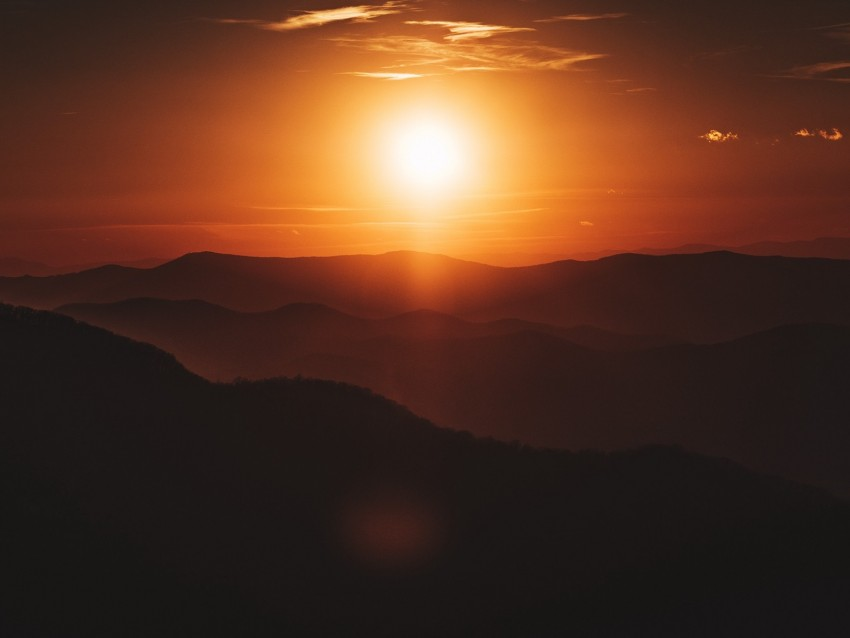
#> input picture fichier_ipynb/data/sun.jpg, 850 x 638 px
$ jupyter execute f_image_analysis.ipynb
#> lines starting #> are read from the running program, lines starting #| are printed output that depends on the picture; long printed decimals are rounded
# Analyse d'images : localisation de points brillants

Ce chapitre explore différentes stratégies pour localiser les points les plus brillants d'une image. Ces techniques sont essentielles pour le traitement d'images en microscopic, astronomie et vision par ordinateur.

---

## Stratégies de localisation

- **Maximum global** : trouver le pixel le plus brillant (rapide mais peu robuste)
- **Centre de masse pondéré** : calculer le barycentre des intensités (plus robuste)
- **Ajustement gaussien** : modéliser la distribution des intensités comme gaussienne
- **Seuillage** : isoler les régions brillantes et trouver leur centre
- **Ajustement de cercle** : adapter un cercle aux régions détectées

[cell 1]
# Importation des bibliothèques
import imageio as iio
import numpy as np
import matplotlib.pyplot as plt
from scipy import optimize

# Charger une image en niveaux de gris (moyenne des canaux RGB)
data = np.average(iio.imread('data/sun.jpg'), axis=-1)
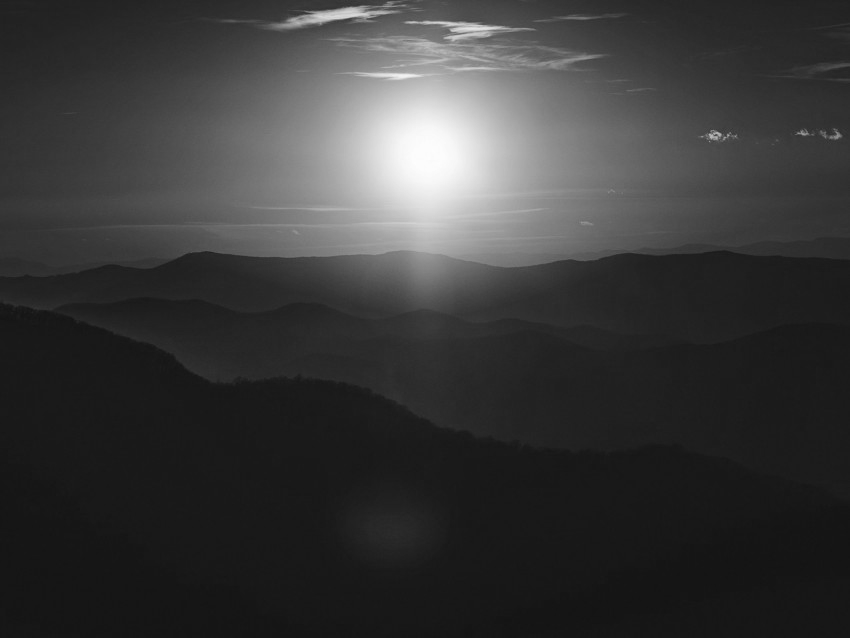
#> data: shape (638, 850) float64; min 19.67, max 253, mean 57.6
# Alternative : data = np.average(iio.imread('moon.png'), axis=-1)

print('Dimensions de l\'image:', data.shape)
#| Dimensions de l'image: (638, 850)
print('Gamme de valeurs:', np.min(data), 'à', np.max(data))
#| Gamme de valeurs: 19.667 à 253.0

---

## Méthode 1 : maximum global

Trouver le pixel avec l'intensité maximale. C'est la méthode la plus simple mais peu robuste face au bruit.

`np.argmax()` retourne l'index du maximum dans un tableau aplati. `np.unravel_index()` le convertit en coordonnées 2D.

[cell 2]
# Trouver le pixel avec la plus haute intensité
fig, ax = plt.subplots(figsize=(8, 8))
ax.imshow(data, cmap='gray')

# argmax retourne l'index du maximum dans le tableau aplati
max_index = data.argmax()
#> max_index = 127082
# unravel_index convertit l'index 1D en coordonnées 2D (x, y)
x, y = np.unravel_index(max_index, data.shape)
#> x = 149; y = 432

# Marquer le point trouvé sur l'image
ax.plot([y], [x], marker='o', markersize=5, color='red')
ax.set_title(f"Maximum global : ({y}, {x})")
ax.set_xlabel("X")
ax.set_ylabel("Y")

plt.show()
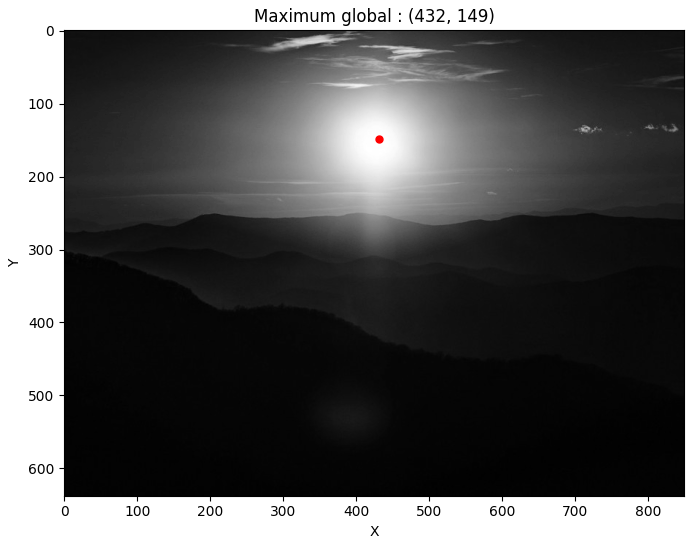
#> figure drawn by matplotlib, 1 panel

print(f"Position du maximum : x={y}, y={x}")
#| Position du maximum : x=432, y=149
print(f"Intensité maximale : {data[x, y]:.2f}")
#| Intensité maximale : 253.00

---

## Méthode 2 : centre de masse pondéré

Calculer le barycentre en utilisant les intensités comme poids. Cela donne une meilleure localisation que le maximum global, en particulier pour les distributions étendues.

`np.average()` avec le paramètre `weights` calcule la moyenne pondérée.

[cell 3]
# Calculer le centre de masse pondéré par les intensités
fig, ax = plt.subplots(figsize=(8, 8))
ax.imshow(data, cmap='gray')

# Normaliser l'image entre 0 et 1 pour les poids
data_normalized = data.copy() / np.max(data)

# Obtenir toutes les coordonnées (x, y)
positions = np.where(data)
#> positions = 542300 positions, rows 0 to 637, columns 0 to 849

# Calculer la moyenne pondérée des positions
# weights utilise les intensités pour pondérer le calcul
x_center = int(np.average(positions[0], weights=data[positions]))
#> x_center = 228
y_center = int(np.average(positions[1], weights=data[positions]))
#> y_center = 424

ax.plot([y_center], [x_center], marker='o', markersize=5, color='red')
ax.set_title(f"Centre de masse pondéré : ({y_center}, {x_center})")
ax.set_xlabel("X")
ax.set_ylabel("Y")

plt.show()

print(f"Position du centre de masse : x={y_center}, y={x_center}")
#| Position du centre de masse : x=424, y=228
print(f"Intensité au centre : {data[x_center, y_center]:.2f}")
#| Intensité au centre : 197.67

---

## Méthode 3 : ajustement gaussien

Modéliser les profils d'intensité selon les axes X et Y comme des distributions gaussiennes. Cela permet d'estimer le centre avec sub-pixel accuracy.

Pour chaque axe, on calcule la somme des intensités et on ajuste une gaussienne.

[cell 4]
# Définir la fonction gaussienne à ajuster
def gaussian(x, *p):
    # Paramètres : amplitude A, centre mu, écart-type sigma
    A, mu, sigma = p
    return A * np.exp(-(x - mu)**2 / (2.0 * sigma**2))

# Convertir l'image en float pour les calculs
data_float = data.astype(float)

# Créer une figure avec 4 sous-graphiques
fig, axs = plt.subplots(2, 2, figsize=(16, 10))

# Afficher l'image originale
im = axs[0, 0].imshow(data_float, cmap='gray')
axs[0, 0].set_title("Image originale")

# Analyse selon l'axe Y (sommation sur les colonnes)
x_axis = np.arange(data.shape[0])
#> x_axis = 638 values from 0 to 637
# Calculer la somme des intensités au carré pour chaque ligne
intensity_y = np.sum(data_float**2, axis=1)
#> intensity_y = 638 values, max 15507220.1 at index 153, min 424285.9 at index 637, mean 4790021.5

axs[0, 1].plot(intensity_y, x_axis[::-1])
axs[0, 1].set_title("Profil d'intensité (axe Y)")
axs[0, 1].set_ylabel("Position Y")

# Ajuster une gaussienne au profil Y
coeff_y, _ = optimize.curve_fit(gaussian, x_axis, intensity_y, p0=[1.0, 0.0, 1.0])
#> coeff_y = [15483508.4, 156.1, 76.08]
axs[0, 1].plot(gaussian(x_axis, *coeff_y), x_axis[::-1], 'r-', label='Ajustement gaussien')
axs[0, 1].legend()

# Analyse selon l'axe X (sommation sur les lignes)
y_axis = np.arange(data.shape[1])
#> y_axis = 850 values from 0 to 849
# Calculer la somme des intensités au carré pour chaque colonne
intensity_x = np.sum(data_float**2, axis=0)
#> intensity_x = 850 values, max 11750643.2 at index 428, min 793828.1 at index 0, mean 3595333.8

axs[1, 0].plot(y_axis, intensity_x)
axs[1, 0].set_title("Profil d'intensité (axe X)")
axs[1, 0].set_xlabel("Position X")

# Ajuster une gaussienne au profil X
coeff_x, _ = optimize.curve_fit(gaussian, y_axis, intensity_x, p0=[1.0, 0.0, 1.0])
#> coeff_x = [10078669.3, 425.8, -107.2]
axs[1, 0].plot(y_axis, gaussian(y_axis, *coeff_x), 'r-', label='Ajustement gaussien')
axs[1, 0].legend()

# Extraire les paramètres d'ajustement
x_center_gaussian = int(coeff_x[1])  # Centre selon X
#> x_center_gaussian = 425
y_center_gaussian = int(coeff_y[1])  # Centre selon Y
#> y_center_gaussian = 156

# Marquer le centre sur l'image
axs[0, 0].plot([x_center_gaussian], [y_center_gaussian], marker='o', markersize=8, color='red')
axs[1, 1].axis('off')

fig.tight_layout()
plt.show()
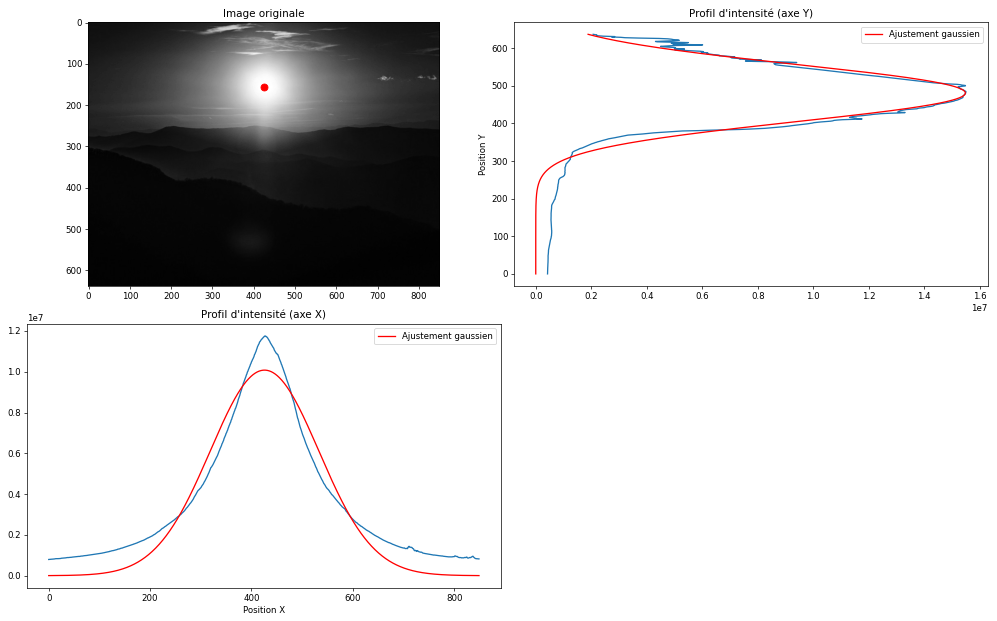
#> figure drawn by matplotlib, 3 panels; panel 3: curve peaks at x = 428, y = 11750643.2; panel 3: curve peaks at x = 426, y = 10078656

print(f"Position par ajustement gaussien : x={x_center_gaussian}, y={y_center_gaussian}")
#| Position par ajustement gaussien : x=425, y=156

---

## Méthode 4 : seuillage simple

Appliquer un seuil pour isoler les pixels brillants, puis calculer le centre de masse de la région masquée. C'est rapide et efficace si la région brillante est bien définie.

[cell 5]
# Seuillage simple : garder seulement les pixels très brillants
fig, ax = plt.subplots(figsize=(8, 8))
ax.imshow(data, cmap='gray')

# Créer un masque des pixels au-dessus d'un seuil (150)
threshold = 150
data_masked = data.copy()
data_masked[data < threshold] = 0
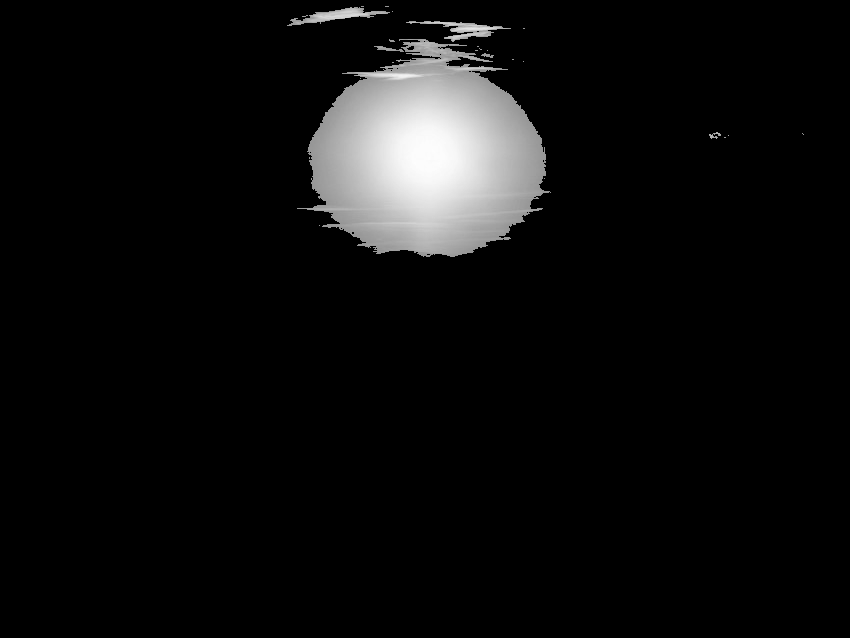
#> data_masked: shape (638, 850) float64; min 0, max 253, mean 13.7

# Obtenir les coordonnées des pixels au-dessus du seuil
positions = np.argwhere(data_masked)
#> positions = 38763 pairs, first value 6 to 256, second value 287 to 803

# Calculer le centre de masse du masque
x_center_threshold = int(np.average(positions[:, 0]))
#> x_center_threshold = 151
y_center_threshold = int(np.average(positions[:, 1]))
#> y_center_threshold = 425

ax.plot([y_center_threshold], [x_center_threshold], marker='o', markersize=8, color='red')
ax.set_title(f"Seuillage simple (seuil={threshold}) : ({y_center_threshold}, {x_center_threshold})")

plt.show()
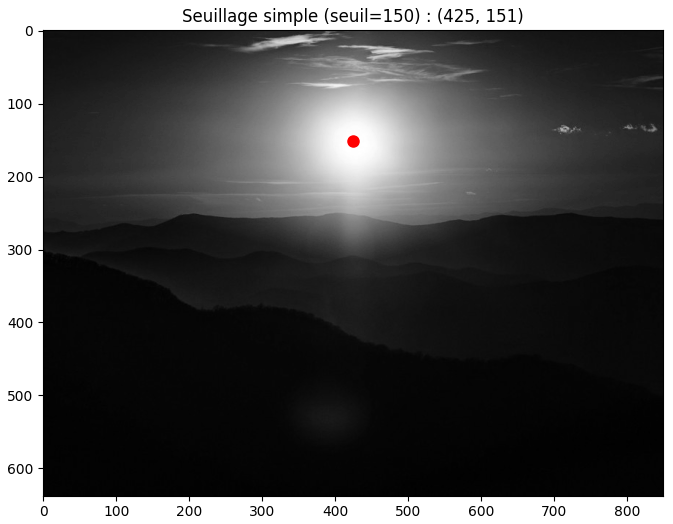
#> figure drawn by matplotlib, 1 panel

print(f"Position par seuillage : x={y_center_threshold}, y={x_center_threshold}")
#| Position par seuillage : x=425, y=151
print(f"Nombre de pixels au-dessus du seuil : {len(positions)}")
#| Nombre de pixels au-dessus du seuil : 38763

$ run again, with fichier_ipynb/data/moon.png saved as fichier_ipynb/data/sun.jpg
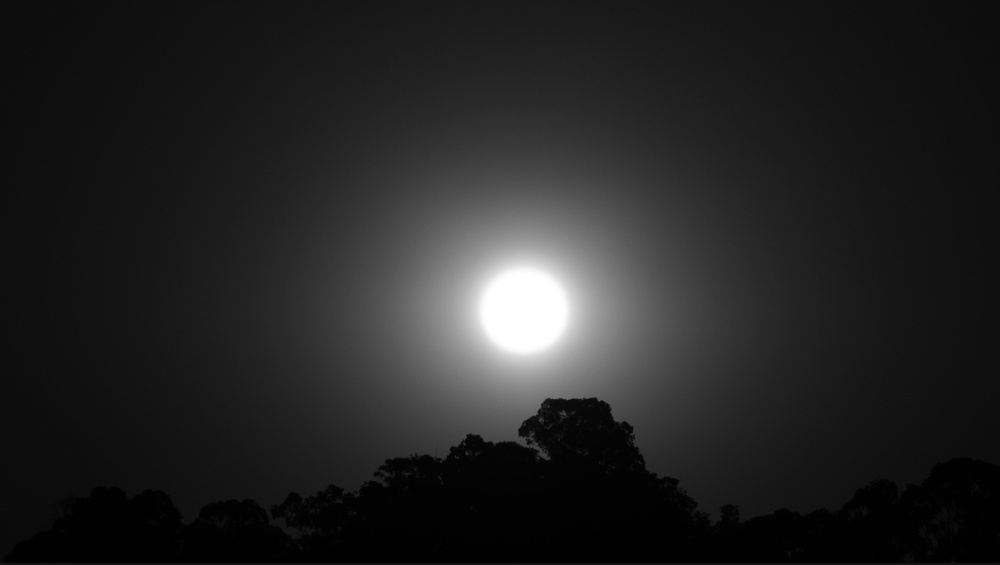
#> input picture fichier_ipynb/data/moon.png, 1000 x 565 px, shrunk from 1298 x 734 before the run
#| Dimensions de l'image: (565, 1000)
#| Gamme de valeurs: 0.0 à 255.0
#> max_index = 274520
#> x = 274; y = 520
#| Position du maximum : x=520, y=274
#| Intensité maximale : 255.00
#> `positions = np.where(data)`: positions = 562850 positions, rows 0 to 564, columns 0 to 999
#> x_center = 267
#> y_center = 511
#| Position du centre de masse : x=511, y=267
#| Intensité au centre : 225.00
#> intensity_y = 565 values, max 10799402 at index 310, min 2278 at index 561, mean 2949670
#> coeff_y = [10483947.9, 307.7, 58.16]
#> intensity_x = 1000 values, max 9252025 at index 517, min 96798 at index 1, mean 1666563.5
#> coeff_x = [8549027.2, 521.4, 66.12]
#> x_center_gaussian = 521
#> y_center_gaussian = 307
#| Position par ajustement gaussien : x=521, y=307
#> `data_masked[data < threshold] = 0`:
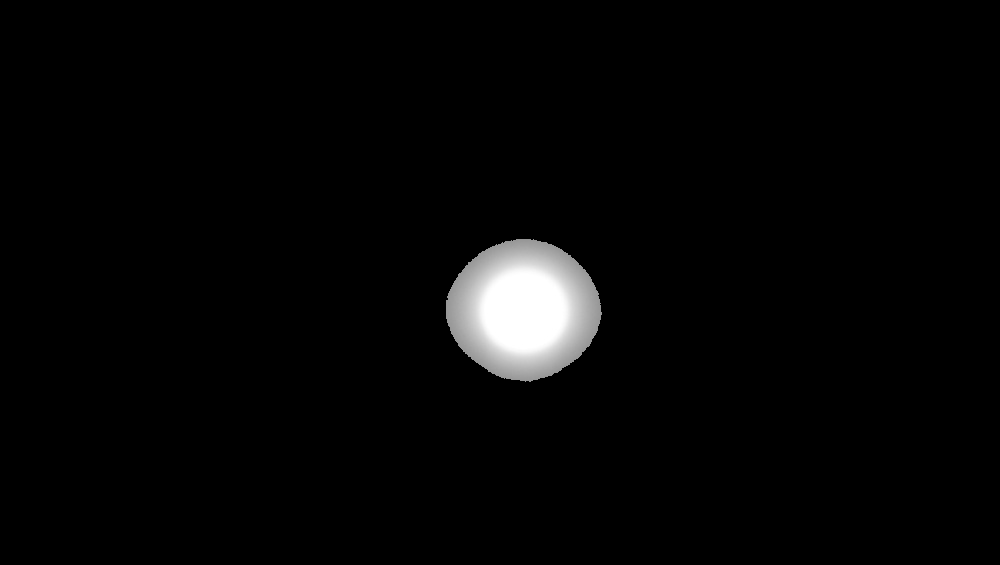
#> data_masked: shape (565, 1000) float64; min 0, max 255, mean 6.1
#> `positions = np.argwhere(data_masked)`: positions = 16747 pairs, first value 239 to 381, second value 446 to 601
#> x_center_threshold = 309
#> y_center_threshold = 523
#> `plt.show()`:
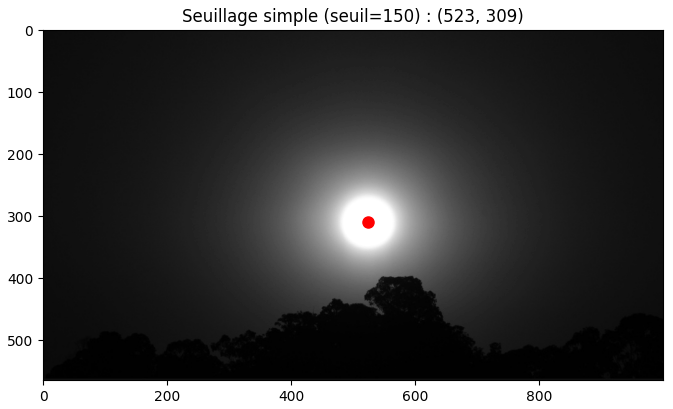
#> figure drawn by matplotlib, 1 panel
#| Position par seuillage : x=523, y=309
#| Nombre de pixels au-dessus du seuil : 16747
